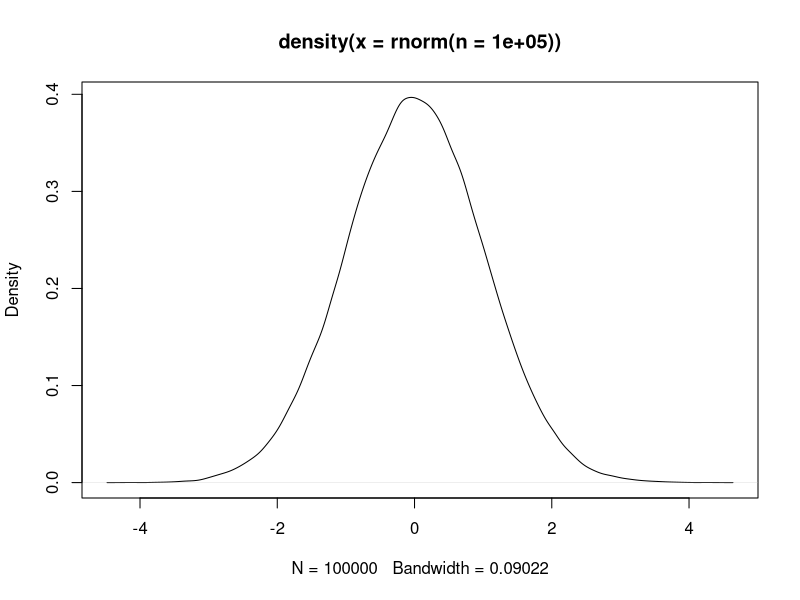

Here is the R script that generated this plot:
# Title     : TODO
# Objective : TODO
# Created by: mlleg
# Created on: 22.06.2020

# Sample function
#create the sample set
choices <- c('Moscow', 'London', 'Geneva')
#sample w/ replacement
sample(choices, size=10, replace=TRUE)
#sample w/o replacement
sample(choices, size=2, replace=FALSE)
#sample from a normal distribution
rnorm(n=100)
plot(density(rnorm(n=100000)))

# For loops
#coin tossing
coin <- c('Heads', 'Tails') #create the experiment object
toss <- c() #create empty vector to store results
#simulate experiment
for (i in 1:100){
  toss[i] <- sample(x=coin, size=1)
}
table(toss)

#generate random data
marital <- c('married', 'single') #unviserse for marital status
income <- 1:4
results <- matrix(nrow=100, ncol=3, data=NA) #init results matrix w/ 100x3 NA
colnames(results) <- c('marital', 'income', 'country') #define the names of the variables
head(results)

for (i in 1:100){
  results[i, 1] <- sample(x=marital, size=1)
  results[i, 2] <- sample(x=income, size=1)
  results[i, 3] <- sample(x=choices, size=1)
}
head(results)

# Apply function
#apply a function to each column
apply(X=results, MARGIN=2, FUN=table)